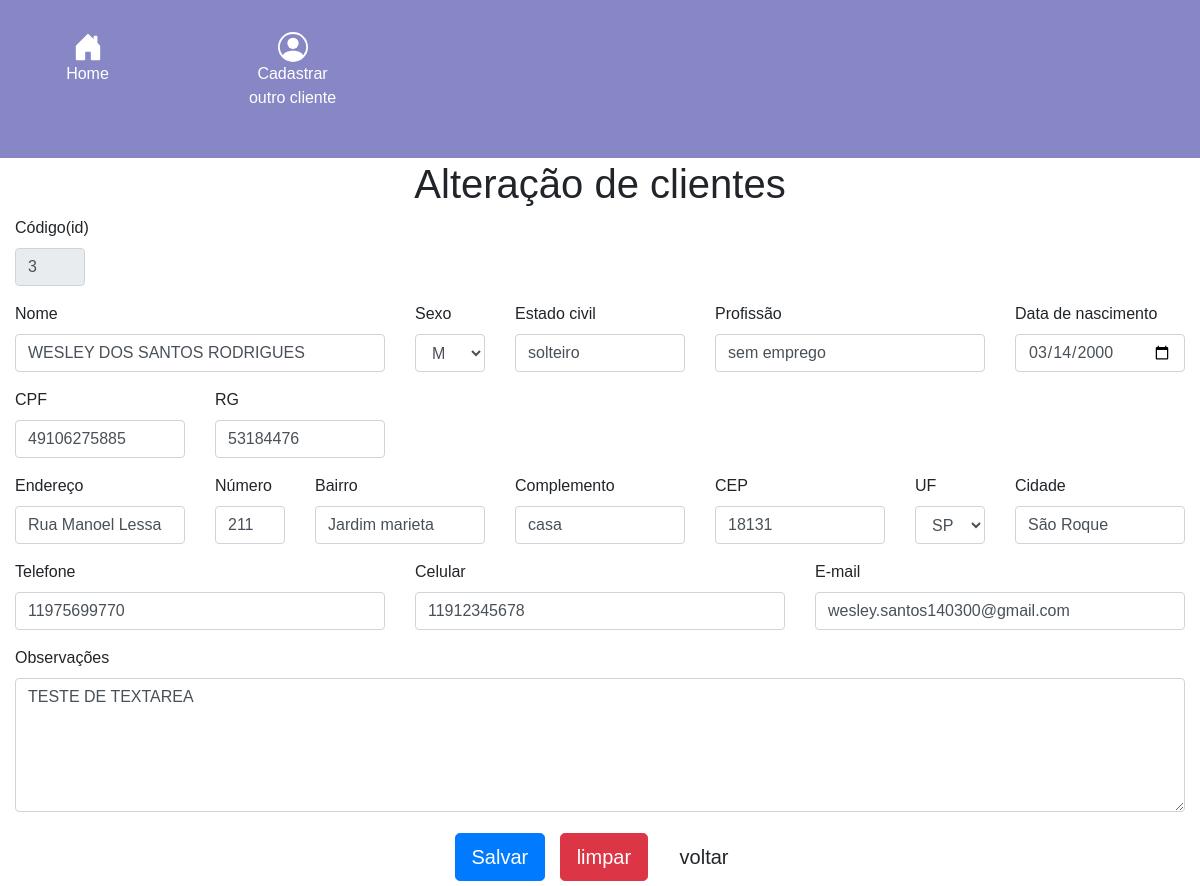
The page /cad_clienteALTERARVIEW.php?codigo=3 on the database its author committed.
### tables this page shows
CREATE TABLE `cad_cliente` (
  `id` int(11) NOT NULL,
  `nome` varchar(50) DEFAULT NULL,
  `sexo` char(1) DEFAULT NULL,
  `estadoCivil` varchar(50) DEFAULT NULL,
  `profissao` varchar(50) DEFAULT NULL,
  `data_nasc` date DEFAULT NULL,
  `CPF` varchar(15) DEFAULT NULL,
  `RG` varchar(12) DEFAULT NULL,
  `endereco` varchar(50) DEFAULT NULL,
  `numero` varchar(20) DEFAULT NULL,
  `bairro` varchar(50) DEFAULT NULL,
  `complemento` varchar(50) DEFAULT NULL,
  `CEP` varchar(11) DEFAULT NULL,
  `UF` char(2) DEFAULT NULL,
  `cidade` varchar(50) DEFAULT NULL,
  `telefone` varchar(20) DEFAULT NULL,
  `celular` varchar(20) DEFAULT NULL,
  `email` varchar(50) DEFAULT NULL,
  `observacoes` varchar(240) DEFAULT NULL
);

### cad_clienteALTERARVIEW.php (the view, shortened to what this page needs)
<!DOCTYPE html>
<html lang="pt-br">
<head>
<link rel="stylesheet" href="https://cdn.jsdelivr.net/npm/bootstrap@4.6.0/dist/css/bootstrap.min.css">
</head>
<body>
    <nav class="navegacao">
        <div class="row">
            <div class="col-md-2">
                <div class="icones">
                    <button type="buttom" class="btn btn-default" data-toggle="tooltip" data-placement="left" title="clique aqui para ir ao menu inicial"><a href="index.php"></a><br><p>Home</p></button>
                </div>
            </div>
            <div class="col-md-2">
                <div class="icones">
                    <button type="buttom" class="btn btn-default" data-toggle="tooltip" data-placement="left" title="Clique aqui para cadastrar um novo usuario"><a href="cad_usuarioVIEW.php"></a><br><p>Cadastrar outro cliente</p></button>
                </div>
            </div>
        </div>
    </nav>
    <section class="container-fluid">
        <form method="post" name="cliente" action="cad_clienteALTERAR.php">
            <div class="row">
                <div class="col-md-12">
                    <h1 style="text-align: center;">Alteração de clientes</h1>
                </div>
<?php
include_once("conexao.php");
    $codigo = $_GET['codigo'];
    $sqlconsulta = "select * from cad_cliente where id='$codigo'";
    $resultado = @mysqli_query($conexao, $sqlconsulta);
    if (!$resultado) {
        echo '<input> type="button" onclick="window.location='."'index.php'".';" value="Voltar"><br><br>';
        die ('<h4>Query inválida: </h4>' . @mysqli_error($conexao));
    } else {
        $num = @mysqli_num_rows($resultado);
        if ($num == 0) {
            echo "<h4>Código: </h4> não localizado ! <br><br>";
            echo '<input type="button" onclick="window.location='."'index.php'".';"value="Voltar"><br><br>';
            exit;
        } else {
            $dados = mysqli_fetch_array($resultado);
        }
    }
    ?>
                <div class="col-md-1 form-group">
                    <label>Código(id)</label>
                    <input type="number" name="txtid" value='<?php echo $dados['id'];?>' readonly class="form-control">
                </div>
                <div class="col-md-11"></div>
                <div class="col-md-4 form-group">
                    <label>Nome</label>
                    <input type="text" name="txtnome" value='<?php echo $dados['nome'];?>' class="form-control">
                </div>
                <div class="col-md-1 form-group">
                    <label>Sexo</label>
                    <select class="form-control" name="txtsexo" id="combo">
                        <option><?php echo $dados['sexo'];?></option>
                    </select>
                </div>
                <div class="col-md-2 form-group">
                    <label>Estado civil</label>
                    <input type="text" name="txtestadoCivil" value='<?php echo $dados['estadoCivil'];?>' class="form-control">
                </div>
                <div class="col-md-3 form-group">
                    <label>Profissão</label>
                    <input type="text" name="txtprofissao" value='<?php echo $dados['profissao'];?>' class="form-control">
                </div>
                 <div class="col-md-2 form-group">
                    <label>Data de nascimento</label>
                    <input type="date" name="txtdata" value='<?php echo $dados['data_nasc'];?>' class="form-control">
                </div>
                 <div class="col-md-2 form-group">
                    <label>CPF</label>
                    <input type="text" name="txtCPF" value='<?php echo $dados['CPF'];?>' class="form-control">
                </div>
                 <div class="col-md-2 form-group">
                    <label>RG</label>
                    <input type="text" name="txtRG" value='<?php echo $dados['RG'];?>' class="form-control">
                </div>
                <div class="col-md-8"></div>
                 <div class="col-md-2 form-group">
                    <label>Endereço</label>
                    <input type="text" name="txtendereco" value='<?php echo $dados['endereco'];?>' class="form-control">
                </div>
                 <div class="col-md-1 form-group">
                    <label>Número</label>
                    <input type="number" name="txtnumero" value='<?php echo $dados['numero'];?>' class="form-control">
                </div>
                 <div class="col-md-2 form-group">
                    <label>Bairro</label>
                    <input type="text" name="txtbairro" value='<?php echo $dados['bairro'];?>' class="form-control">
                </div>
                 <div class="col-md-2 form-group">
                    <label>Complemento</label>
                    <input type="text" name="txtcomplemento" value='<?php echo $dados['complemento'];?>' class="form-control">
                </div>
                 <div class="col-md-2 form-group">
                    <label>CEP</label>
                    <input type="number" name="txtCEP" value='<?php echo $dados['CEP'];?>' class="form-control">
                </div>
                 <div class="col-md-1 form-group">
                    <label>UF</label>
                    <select class="form-control" name="txtUF" id="combo1">
                        <option><?php echo $dados['UF'];?></option>
                    </select>
                </div>
                 <div class="col-md-2 form-group">
                    <label>Cidade</label>
                    <input type="text" name="txtcidade" value='<?php echo $dados['cidade'];?>' class="form-control">
                </div>
                 <div class="col-md-4 form-group">
                    <label>Telefone</label>
                    <input type="number" name="txttelefone" value='<?php echo $dados['telefone'];?>' class="form-control">
                </div>
                 <div class="col-md-4 form-group">
                    <label>Celular</label>
                    <input type="number" name="txtcelular" value='<?php echo $dados['celular'];?>' class="form-control">
                </div>
                 <div class="col-md-4 form-group">
                    <label>E-mail</label>
                    <input type="email" name="txtemail" value='<?php echo $dados['email'];?>' class="form-control">
                </div>
                 <div class="col-md-12 form-group">
                    <label>Observações</label>
                    <textarea type="text" class="form-control" rows="5" id="observacoes"  name="txtobservacoes"><?php echo $dados['observacoes'];?></textarea>
                </div>
                <br>
                <div style="margin: auto;">
                    <button type="submit" name="btncal" class="btn btn-lg btn-primary">Salvar</button>
                    <button type="reset" name="btnlimpar" class="btn btn-lg btn-danger">limpar</button>
                    <button type="button" name="btnvoltar" onclick="javascript: location.href='Index.php';" class="btn btn-lg btn-default">voltar</button>
                </div>
            </div>
        </form>
    </section>
</body>
</html>

### cad_clienteALTERARVIEW.php (style rules this page uses)
body { font-family: 'Lucida Sans', 'Lucida Sans Regular', 'Lucida Grande', 'Lucida Sans Unicode', Geneva, Verdana, sans-serif; }
.navegacao { background: rgb(135, 135, 197); position: fixed; top: 0; left: 0; width: 100%; z-index:1; }
.icones { text-align: center; margin: 20px; }
#icone { color: rgb(255, 255, 255); transition: width 0.5s, height 0.5s; }
p { color: white; }
section { margin-top: 160px; }
button { margin: 5px; }

### rows shown on the page
cad_cliente: txtid "3", txtnome "WESLEY DOS SANTOS RODRIGUES", txtsexo "M", txtestadoCivil "solteiro", txtprofissao "sem emprego", txtdata "03/14/2000", txtCPF "49106275885", txtRG "53184476", txtendereco "Rua Manoel Lessa", txtnumero "211", txtbairro "Jardim marieta", txtcomplemento "casa", txtCEP "18131", txtUF "SP", txtcidade "São Roque", txttelefone "11975699770", txtcelular "11912345678", txtemail "wesley.santos140300@gmail.com", txtobservacoes "TESTE DE TEXTAREA"
